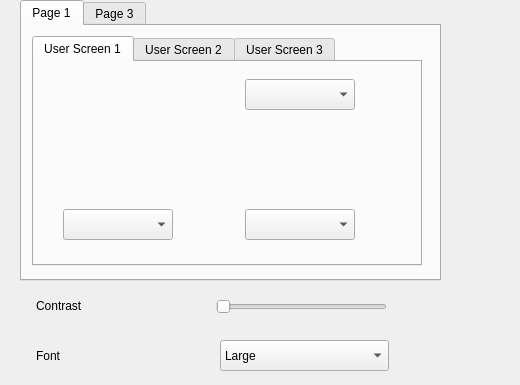
<?xml version="1.0" encoding="UTF-8"?>
<ui version="4.0">
 <class>DisplayFrame</class>
 <widget class="QWidget" name="DisplayFrame">
  <property name="enabled">
   <bool>true</bool>
  </property>
  <property name="geometry">
   <rect>
    <x>0</x>
    <y>0</y>
    <width>520</width>
    <height>385</height>
   </rect>
  </property>
  <property name="windowTitle">
   <string>Display</string>
  </property>
  <widget class="QLabel" name="textLabel_Font">
   <property name="geometry">
    <rect>
     <x>36</x>
     <y>346</y>
     <width>134</width>
     <height>20</height>
    </rect>
   </property>
   <property name="frameShape">
    <enum>QFrame::NoFrame</enum>
   </property>
   <property name="frameShadow">
    <enum>QFrame::Plain</enum>
   </property>
   <property name="text">
    <string>Font</string>
   </property>
   <property name="wordWrap">
    <bool>false</bool>
   </property>
  </widget>
  <widget class="QLabel" name="textLabel_Contrast">
   <property name="geometry">
    <rect>
     <x>36</x>
     <y>296</y>
     <width>150</width>
     <height>20</height>
    </rect>
   </property>
   <property name="text">
    <string>Contrast</string>
   </property>
   <property name="wordWrap">
    <bool>false</bool>
   </property>
  </widget>
  <widget class="QSlider" name="slider_Contrast">
   <property name="geometry">
    <rect>
     <x>216</x>
     <y>296</y>
     <width>171</width>
     <height>21</height>
    </rect>
   </property>
   <property name="minimum">
    <number>0</number>
   </property>
   <property name="maximum">
    <number>1000</number>
   </property>
   <property name="pageStep">
    <number>100</number>
   </property>
   <property name="orientation">
    <enum>Qt::Horizontal</enum>
   </property>
  </widget>
  <widget class="QComboBox" name="comboBox_Font">
   <property name="enabled">
    <bool>true</bool>
   </property>
   <property name="geometry">
    <rect>
     <x>220</x>
     <y>340</y>
     <width>169</width>
     <height>31</height>
    </rect>
   </property>
   <item>
    <property name="text">
     <string>Large</string>
    </property>
   </item>
   <item>
    <property name="text">
     <string>Small</string>
    </property>
   </item>
  </widget>
  <widget class="QTabWidget" name="tabWidget_page">
   <property name="geometry">
    <rect>
     <x>20</x>
     <y>0</y>
     <width>421</width>
     <height>281</height>
    </rect>
   </property>
   <property name="currentIndex">
    <number>0</number>
   </property>
   <widget class="QWidget" name="tab_1">
    <attribute name="title">
     <string>Page 1</string>
    </attribute>
    <widget class="QTabWidget" name="tabWidget_screen_1">
     <property name="geometry">
      <rect>
       <x>10</x>
       <y>10</y>
       <width>390</width>
       <height>230</height>
      </rect>
     </property>
     <property name="currentIndex">
      <number>0</number>
     </property>
     <widget class="QWidget" name="tab_screen_1_1">
      <attribute name="title">
       <string>User Screen 1</string>
      </attribute>
      <widget class="QLabel" name="pixmapLabel_Display_1_1">
       <property name="geometry">
        <rect>
         <x>120</x>
         <y>20</y>
         <width>117</width>
         <height>149</height>
        </rect>
       </property>
       <property name="scaledContents">
        <bool>false</bool>
       </property>
       <property name="wordWrap">
        <bool>false</bool>
       </property>
      </widget>
      <widget class="QComboBox" name="comboBox_UserField_1_1_2">
       <property name="geometry">
        <rect>
         <x>29</x>
         <y>147</y>
         <width>110</width>
         <height>31</height>
        </rect>
       </property>
      </widget>
      <widget class="QComboBox" name="comboBox_UserField_1_1_3">
       <property name="geometry">
        <rect>
         <x>211</x>
         <y>147</y>
         <width>110</width>
         <height>31</height>
        </rect>
       </property>
      </widget>
      <widget class="QComboBox" name="comboBox_UserField_1_1_1">
       <property name="geometry">
        <rect>
         <x>211</x>
         <y>17</y>
         <width>110</width>
         <height>31</height>
        </rect>
       </property>
      </widget>
     </widget>
     <widget class="QWidget" name="tab_screen_1_2">
      <attribute name="title">
       <string>User Screen 2</string>
      </attribute>
      <widget class="QLabel" name="pixmapLabel_Display_1_2">
       <property name="geometry">
        <rect>
         <x>120</x>
         <y>20</y>
         <width>117</width>
         <height>149</height>
        </rect>
       </property>
       <property name="scaledContents">
        <bool>false</bool>
       </property>
       <property name="wordWrap">
        <bool>false</bool>
       </property>
      </widget>
      <widget class="QComboBox" name="comboBox_UserField_1_2_2">
       <property name="geometry">
        <rect>
         <x>29</x>
         <y>147</y>
         <width>110</width>
         <height>31</height>
        </rect>
       </property>
      </widget>
      <widget class="QComboBox" name="comboBox_UserField_1_2_3">
       <property name="geometry">
        <rect>
         <x>211</x>
         <y>147</y>
         <width>110</width>
         <height>31</height>
        </rect>
       </property>
      </widget>
      <widget class="QComboBox" name="comboBox_UserField_1_2_1">
       <property name="geometry">
        <rect>
         <x>211</x>
         <y>17</y>
         <width>110</width>
         <height>31</height>
        </rect>
       </property>
      </widget>
     </widget>
     <widget class="QWidget" name="tab_screen_1_3">
      <attribute name="title">
       <string>User Screen 3</string>
      </attribute>
      <widget class="QLabel" name="pixmapLabel_Display_1_3">
       <property name="geometry">
        <rect>
         <x>120</x>
         <y>20</y>
         <width>117</width>
         <height>149</height>
        </rect>
       </property>
       <property name="scaledContents">
        <bool>false</bool>
       </property>
       <property name="wordWrap">
        <bool>false</bool>
       </property>
      </widget>
      <widget class="QComboBox" name="comboBox_UserField_1_3_1">
       <property name="geometry">
        <rect>
         <x>211</x>
         <y>17</y>
         <width>110</width>
         <height>31</height>
        </rect>
       </property>
      </widget>
      <widget class="QComboBox" name="comboBox_UserField_1_3_3">
       <property name="geometry">
        <rect>
         <x>211</x>
         <y>147</y>
         <width>110</width>
         <height>31</height>
        </rect>
       </property>
      </widget>
      <widget class="QComboBox" name="comboBox_UserField_1_3_2">
       <property name="geometry">
        <rect>
         <x>29</x>
         <y>147</y>
         <width>110</width>
         <height>31</height>
        </rect>
       </property>
      </widget>
     </widget>
    </widget>
   </widget>
   <widget class="QWidget" name="tab_3">
    <attribute name="title">
     <string>Page 3</string>
    </attribute>
    <widget class="QTabWidget" name="tabWidget_screen_3">
     <property name="geometry">
      <rect>
       <x>10</x>
       <y>10</y>
       <width>390</width>
       <height>230</height>
      </rect>
     </property>
     <property name="currentIndex">
      <number>0</number>
     </property>
     <widget class="QWidget" name="tab_screen_3_1">
      <attribute name="title">
       <string>User Screen 1</string>
      </attribute>
      <widget class="QLabel" name="pixmapLabel_Display_3_1">
       <property name="geometry">
        <rect>
         <x>120</x>
         <y>20</y>
         <width>117</width>
         <height>149</height>
        </rect>
       </property>
       <property name="scaledContents">
        <bool>false</bool>
       </property>
       <property name="wordWrap">
        <bool>false</bool>
       </property>
      </widget>
      <widget class="QComboBox" name="comboBox_UserField_3_1_2">
       <property name="geometry">
        <rect>
         <x>29</x>
         <y>147</y>
         <width>110</width>
         <height>31</height>
        </rect>
       </property>
      </widget>
      <widget class="QComboBox" name="comboBox_UserField_3_1_3">
       <property name="geometry">
        <rect>
         <x>211</x>
         <y>147</y>
         <width>110</width>
         <height>31</height>
        </rect>
       </property>
      </widget>
      <widget class="QComboBox" name="comboBox_UserField_3_1_1">
       <property name="geometry">
        <rect>
         <x>211</x>
         <y>17</y>
         <width>110</width>
         <height>31</height>
        </rect>
       </property>
      </widget>
     </widget>
     <widget class="QWidget" name="tab_screen_3_2">
      <attribute name="title">
       <string>User Screen 2</string>
      </attribute>
      <widget class="QLabel" name="pixmapLabel_Display_3_2">
       <property name="geometry">
        <rect>
         <x>120</x>
         <y>20</y>
         <width>117</width>
         <height>149</height>
        </rect>
       </property>
       <property name="scaledContents">
        <bool>false</bool>
       </property>
       <property name="wordWrap">
        <bool>false</bool>
       </property>
      </widget>
      <widget class="QComboBox" name="comboBox_UserField_3_2_2">
       <property name="geometry">
        <rect>
         <x>29</x>
         <y>147</y>
         <width>110</width>
         <height>31</height>
        </rect>
       </property>
      </widget>
      <widget class="QComboBox" name="comboBox_UserField_3_2_3">
       <property name="geometry">
        <rect>
         <x>211</x>
         <y>147</y>
         <width>110</width>
         <height>31</height>
        </rect>
       </property>
      </widget>
      <widget class="QComboBox" name="comboBox_UserField_3_2_1">
       <property name="geometry">
        <rect>
         <x>211</x>
         <y>17</y>
         <width>110</width>
         <height>31</height>
        </rect>
       </property>
      </widget>
     </widget>
     <widget class="QWidget" name="tab_screen_3_3">
      <attribute name="title">
       <string>User Screen 3</string>
      </attribute>
      <widget class="QLabel" name="pixmapLabel_Display_3_3">
       <property name="geometry">
        <rect>
         <x>120</x>
         <y>20</y>
         <width>117</width>
         <height>149</height>
        </rect>
       </property>
       <property name="scaledContents">
        <bool>false</bool>
       </property>
       <property name="wordWrap">
        <bool>false</bool>
       </property>
      </widget>
      <widget class="QComboBox" name="comboBox_UserField_3_3_1">
       <property name="geometry">
        <rect>
         <x>211</x>
         <y>17</y>
         <width>110</width>
         <height>31</height>
        </rect>
       </property>
      </widget>
      <widget class="QComboBox" name="comboBox_UserField_3_3_3">
       <property name="geometry">
        <rect>
         <x>211</x>
         <y>147</y>
         <width>110</width>
         <height>31</height>
        </rect>
       </property>
      </widget>
      <widget class="QComboBox" name="comboBox_UserField_3_3_2">
       <property name="geometry">
        <rect>
         <x>29</x>
         <y>147</y>
         <width>110</width>
         <height>31</height>
        </rect>
       </property>
      </widget>
     </widget>
    </widget>
   </widget>
  </widget>
 </widget>
 <layoutdefault spacing="6" margin="11"/>
 <resources/>
 <connections/>
</ui>
